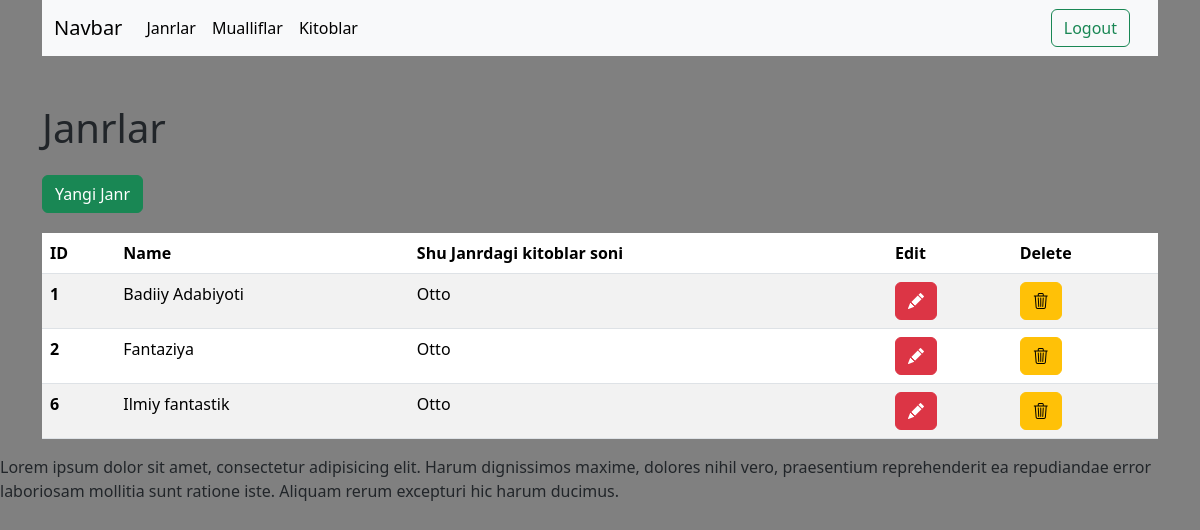
The page / (signed in) on the database its author committed.
### tables this page shows
CREATE TABLE `janr` (
  `id` int NOT NULL,
  `name` varchar(255) NOT NULL
);

### App/Helpers/Views.php (called while the page is built, shortened)
<?php
class Views{
    public static function make($view,$action,$models = []){
        include dirname(__DIR__) . '/Views/' . $view . '.php';
    }
}
?>

### App/Helpers/helper.php (called while the page is built, shortened)
<?php
if(!function_exists('view')){
    function view($view,$title,$models = []){
        Views::make($view,$title,$models);
    }
}
?>

### App/Controllers/JanrController.php (called while the page is built, shortened)
<?php
class JanrController
{
    public function index()
    {
        $models = Janr::all();
        return view('Janr/index', 'Home', $models);
    }
}

### App/App.php (called while the page is built, shortened)
<?php
class App{
    public function run(){
        $request = new Request;
        $route = new Route($request);
        return $route->action();
    }
}
?>

### index.php (called while the page is built, shortened)
<?php
include "autoload.php";
include "App/Helpers/helper.php";
$app = new App();
$app->run();
?>

### App/Databases/Database.php (called while the page is built, shortened)
<?php
class Database
{
    protected static $host = "localhost";
    protected static $dbname = "kutubxona";
    protected static $user = "root";
    protected static $password = "root";
    public static function connect()
    {
        return new PDO("mysql:host=" . self::$host . ";dbname=" . self::$dbname, self::$user, self::$password);
    }
}

### App/Models/Janr.php (called while the page is built, shortened)
<?php
class Janr extends Model
{
    public static $table = 'janr';
    public static function all()
    {
        $sql = "SELECT * FROM " . static::$table ;
        $query = self::connect()->query($sql);
        return $query->fetchAll(PDO::FETCH_OBJ);
    }
}

### autoload.php (called while the page is built, shortened)
<?php
spl_autoload_register(function($class){
    $class = str_replace('App\\', '', $class);
    $path = __DIR__. '/App/' . str_replace('\\', '/', $class) . '.php';
});
?>

### App/Views/Janr/index.php (the view, shortened to what this page needs)
<h1>Janrlar</h1>
<form action="/jcreate" method="post">
    <button type="submit" class="btn btn-success" style="margin-top: 15px;margin-bottom:20px;">Yangi Janr</button>
</form>
<table class="table table-striped">
    <thead>
        <tr>
            <th scope="col">ID</th>
            <th scope="col">Name</th>
            <th scope="col">Shu Janrdagi kitoblar soni</th>
            <th scope="col">Edit</th>
            <th scope="col">Delete</th>
        </tr>
    </thead>
    <tbody>
        <?php
        foreach ($models as $model) { ?>
            <tr>
                <th scope="row"><?= $model->id ?></th>
                <td><?= $model->name ?></td>
                <td>Otto</td>
                <td>
                    <form action="/jedit" method="post">
                        <button type="submit" name="ok"  class="btn btn-danger"><i class="bi bi-pencil-fill"></i></button>
                    </form>
                </td>
                <td>
                    <form action="/jdelete" method="post">
                        <button type="submit" name="ok" class="btn btn-warning"><i class="bi bi-trash3"></i></button>
                    </form>
                </td>
            </tr>
        <?php }
        ?>
    </tbody>
</table>

### rows shown on the page
janr: id "1", name "Badiiy Adabiyoti"
janr: id "2", name "Fantaziya"
janr: id "6", name "Ilmiy fantastik"
